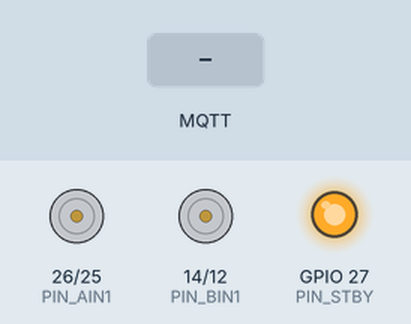
Bench run of a sketch on a simulated ESP32. Parts: motor-driver pin pairs drawn as motors (green arrow = first pin HIGH = forward, orange = second pin HIGH = backward, longer = more drive, scaled by the enable pin, stopped while the standby pin is LOW), output pins drawn as LEDs (lit = HIGH). The inputs (shaded band) are chosen by the test bench. WiFi joins after 1.5 s; servers stay silent unless stated; no MQTT or app messages arrive unless stated; what the sketch prints to the serial monitor is not drawn.

Above: at 3.7 s.
3.8 s: MQTT message "FORWARD" arrives on the first subscribed topic
At 5.0 s:
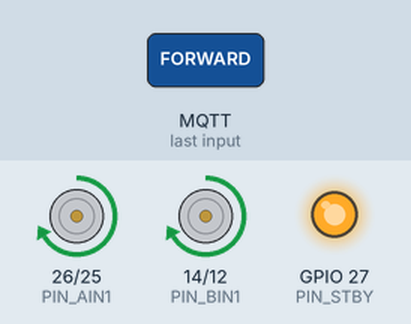
5.3 s: MQTT message "LEFT" arrives on the first subscribed topic
At 6.1 s:
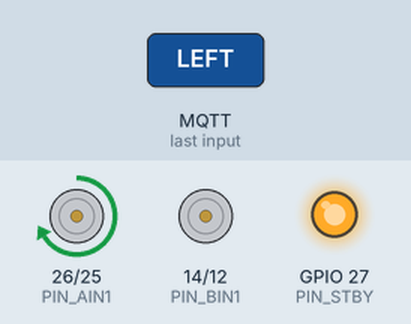
6.8 s: MQTT message "RIGHT" arrives on the first subscribed topic
At 7.3 s:
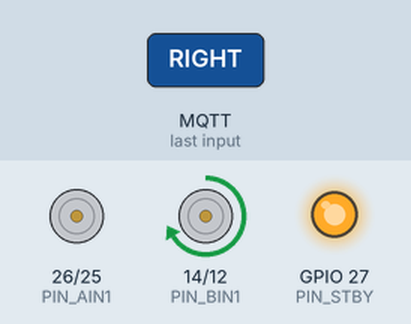
Timing chart, 0 to 11.3 s (numbered marks = the images above; inputs shaded):
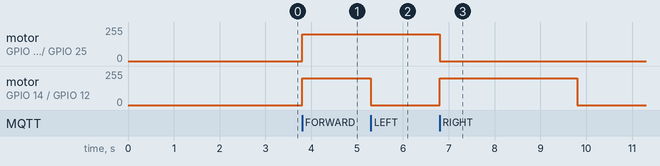

The sketch:

esp32_gesture_car.ino
```cpp
// esp32_gesture_car.ino

#include <WiFi.h>
#include <PubSubClient.h>

#include "config.h"
#include "motor_driver.h"

WiFiClient espClient;
PubSubClient mqttClient(espClient);

// --- Wi-Fi ---
const char* WIFI_SSID     = "Hust_B1_Staff";
const char* WIFI_PASSWORD = "";

// --- MQTT ---
const char* MQTT_SERVER   = "172.11.108.190";  // IP máy chạy Docker EMQX
const char* MQTT_CLIENT_ID = "ESP32_Gesture_Car";
const char* MQTT_TOPIC_SUB = "/aiot/gesture";

unsigned long lastCommandMillis = 0;
bool motorsStopped = true;

// --- Hàm xử lý khi nhận MQTT message ---
// esp32_gesture_car.ino (đoạn callback)
void mqttCallback(char* topic, byte* payload, unsigned int length) {
    String message;
    for (unsigned int i = 0; i < length; i++) {
        message += (char)payload[i];
    }

    Serial.print("[MQTT] Message arrived [");
    Serial.print(topic);
    Serial.print("] ");
    Serial.println(message);

    // Cập nhật thời gian nhận lệnh cuối cùng
    lastCommandMillis = millis();

    if (message == "FORWARD") {
        Serial.println("[ACTION] FORWARD");
        motor_forward();
        motorsStopped = false;
    } else if (message == "LEFT") {
        Serial.println("[ACTION] LEFT");
        motor_left();
        motorsStopped = false;
    } else if (message == "RIGHT") {
        Serial.println("[ACTION] RIGHT");
        motor_right();
        motorsStopped = false;
    } else if (message == "STOP") {
        Serial.println("[ACTION] STOP");
        motor_stop();
        motorsStopped = true;
    } else {
        Serial.println("[ACTION] UNKNOWN COMMAND → motor_stop()");
        motor_stop();
        motorsStopped = true;
    }
}


// --- Kết nối Wi-Fi ---
void setup_wifi() {
    Serial.print("Connecting to Wi-Fi: ");
    Serial.println(WIFI_SSID);

    WiFi.begin(WIFI_SSID, WIFI_PASSWORD);

    while (WiFi.status() != WL_CONNECTED) {
        delay(500);
        Serial.print(".");
    }

    Serial.println("");
    Serial.println("Wi-Fi connected.");
    Serial.print("IP address: ");
    Serial.println(WiFi.localIP());
}

// --- Kết nối lại MQTT nếu mất ---
void reconnect_mqtt() {
    while (!mqttClient.connected()) {
        Serial.print("Connecting to MQTT...");
        if (mqttClient.connect(MQTT_CLIENT_ID)) {
            Serial.println("connected.");
            mqttClient.subscribe(MQTT_TOPIC_SUB);
            Serial.print("Subscribed to topic: ");
            Serial.println(MQTT_TOPIC_SUB);
        } else {
            Serial.print("failed, rc=");
            Serial.print(mqttClient.state());
            Serial.println("  try again in 2 seconds");
            delay(2000);
        }
    }
}

void setup() {
    Serial.begin(115200);
    delay(1000);
    Serial.println("\n[SETUP] ESP32 Gesture Car starting...");

    motor_driver_init();
    motor_stop();
    motorsStopped = true;
    lastCommandMillis = millis();

    setup_wifi();

    mqttClient.setServer(MQTT_SERVER, MQTT_PORT);
    mqttClient.setCallback(mqttCallback);

    reconnect_mqtt();
}


void loop() {
    if (!mqttClient.connected()) {
        reconnect_mqtt();
    }
    mqttClient.loop();

    // ===== Timeout 3 giây không có lệnh thì dừng motor =====
    unsigned long now = millis();
    const unsigned long TIMEOUT_MS = 3000;  // 3 giây

    if (!motorsStopped && (now - lastCommandMillis > TIMEOUT_MS)) {
        Serial.println("[TIMEOUT] No command for 3s → STOP motors");
        motor_stop();
        motorsStopped = true;
    }

    // ... nếu bạn không có logic gì thêm thì để loop trống ở đây
}
```

config.h
```cpp
// config.h
#pragma once

// --- Wi-Fi ---
extern const char* WIFI_SSID;
extern const char* WIFI_PASSWORD;

// --- MQTT ---
extern const char* MQTT_SERVER;  // IP máy chạy Docker EMQX
const int MQTT_PORT     = 1883;
extern const char* MQTT_CLIENT_ID;
extern const char* MQTT_TOPIC_SUB;

// --- TB6612 Motor Pins ---
// Motor A
const int PIN_PWMA = 33;
const int PIN_AIN1 = 26;
const int PIN_AIN2 = 25;

// Motor B
const int PIN_PWMB = 13;
const int PIN_BIN1 = 14;
const int PIN_BIN2 = 12;

// Standby pin
const int PIN_STBY = 27;

// Tốc độ cơ bản (0–255)
const int MOTOR_BASE_SPEED = 200;
```

motor_driver.cpp
```cpp
// motor_driver.cpp
#include "motor_driver.h"

// Khởi tạo chân & bật STBY
void motor_driver_init() {
    pinMode(PIN_AIN1, OUTPUT);
    pinMode(PIN_AIN2, OUTPUT);
    pinMode(PIN_PWMA, OUTPUT);

    pinMode(PIN_BIN1, OUTPUT);
    pinMode(PIN_BIN2, OUTPUT);
    pinMode(PIN_PWMB, OUTPUT);

    pinMode(PIN_STBY, OUTPUT);

    // Enable driver
    digitalWrite(PIN_STBY, HIGH);

    motor_stop();
}

// Dừng cả 2 motor
void motor_stop() {
    // Tắt PWM
    analogWrite(PIN_PWMA, 0);
    analogWrite(PIN_PWMB, 0);

    // Có thể để INx = LOW (free-run):
    digitalWrite(PIN_AIN1, LOW);
    digitalWrite(PIN_AIN2, LOW);
    digitalWrite(PIN_BIN1, LOW);
    digitalWrite(PIN_BIN2, LOW);
}

// Cả 2 bánh tiến thẳng (giống case right=1, left=1)
void motor_forward() {
    // Hướng forward: IN1=1, IN2=0 như code IMU
    digitalWrite(PIN_AIN1, HIGH);
    digitalWrite(PIN_AIN2, LOW);
    digitalWrite(PIN_BIN1, HIGH);
    digitalWrite(PIN_BIN2, LOW);

    analogWrite(PIN_PWMA, MOTOR_BASE_SPEED);   // Motor A chạy
    analogWrite(PIN_PWMB, MOTOR_BASE_SPEED);   // Motor B chạy
}

// Rẽ trái: chỉ motor A chạy, motor B dừng (giống right=1, left=0)
void motor_left() {
    // Hướng forward
    digitalWrite(PIN_AIN1, HIGH);
    digitalWrite(PIN_AIN2, LOW);
    digitalWrite(PIN_BIN1, HIGH);
    digitalWrite(PIN_BIN2, LOW);

    analogWrite(PIN_PWMA, MOTOR_BASE_SPEED);   // Motor A chạy
    analogWrite(PIN_PWMB, 0);                  // Motor B dừng
}

// Rẽ phải: chỉ motor B chạy, motor A dừng (giống right=0, left=1)
void motor_right() {
    // Hướng forward
    digitalWrite(PIN_AIN1, HIGH);
    digitalWrite(PIN_AIN2, LOW);
    digitalWrite(PIN_BIN1, HIGH);
    digitalWrite(PIN_BIN2, LOW);

    analogWrite(PIN_PWMA, 0);                  // Motor A dừng
    analogWrite(PIN_PWMB, MOTOR_BASE_SPEED);   // Motor B chạy
}
```

motor_driver.h
```cpp
// motor_driver.h
#pragma once

#include <Arduino.h>
#include "config.h"

void motor_driver_init();
void motor_forward();
void motor_left();
void motor_right();
void motor_stop();
```

Measured:
- after the input at 3.8 s, motor on GPIO 26 (PIN_AIN1) / GPIO 25 (PIN_AIN2), motor on GPIO 14 (PIN_BIN1) / GPIO 12 (PIN_BIN2): stopped → forward 200/255 at once
- after the input at 5.3 s, motor on GPIO 14 (PIN_BIN1) / GPIO 12 (PIN_BIN2): forward 200/255 → stopped at once
- after the input at 6.8 s, motor on GPIO 26 (PIN_AIN1) / GPIO 25 (PIN_AIN2): forward 200/255 → stopped after 0.00 s instead of 1.5 s; motor on GPIO 14 (PIN_BIN1) / GPIO 12 (PIN_BIN2): stopped → forward 200/255 at once, → stopped 3.0 s later
